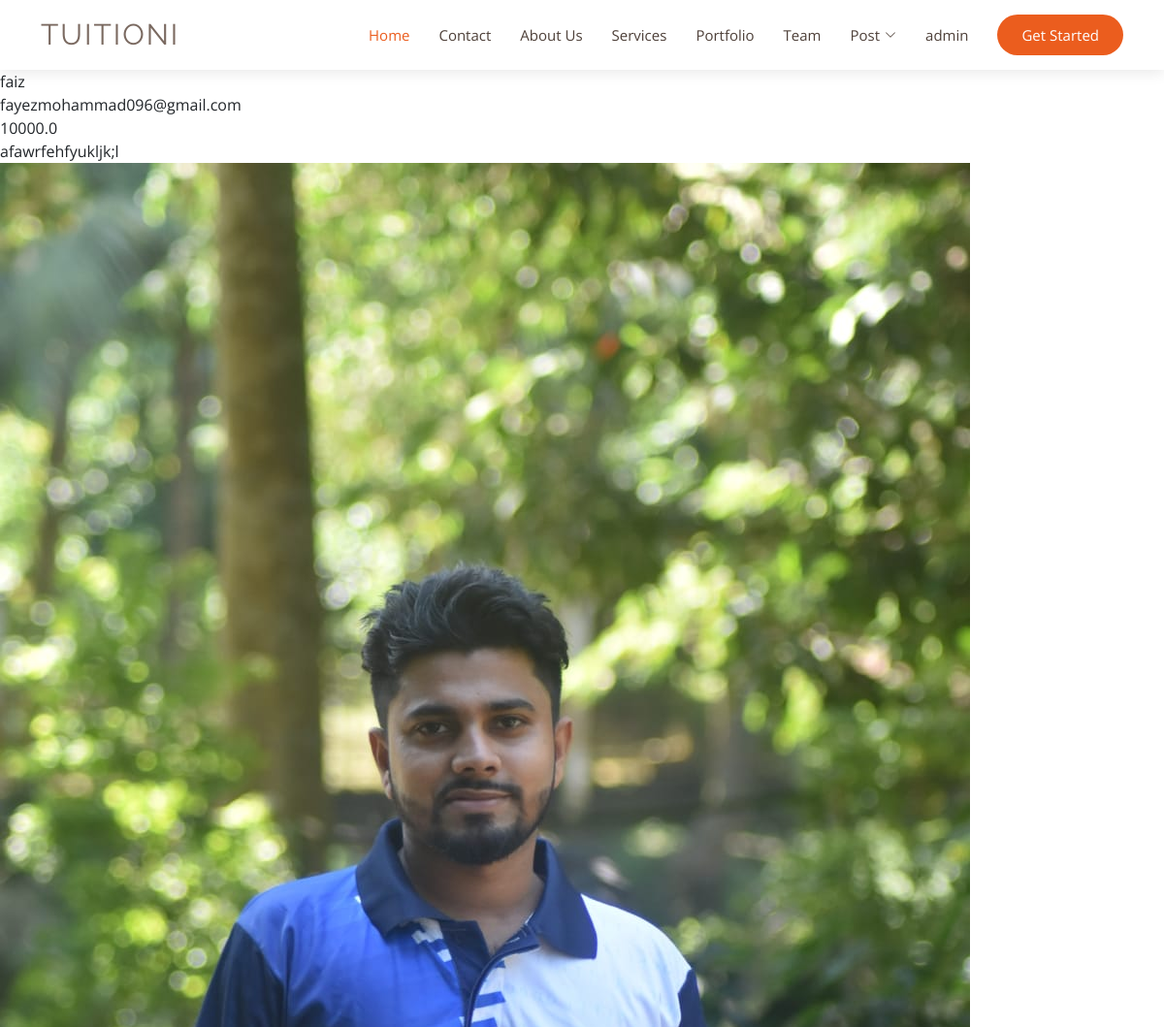
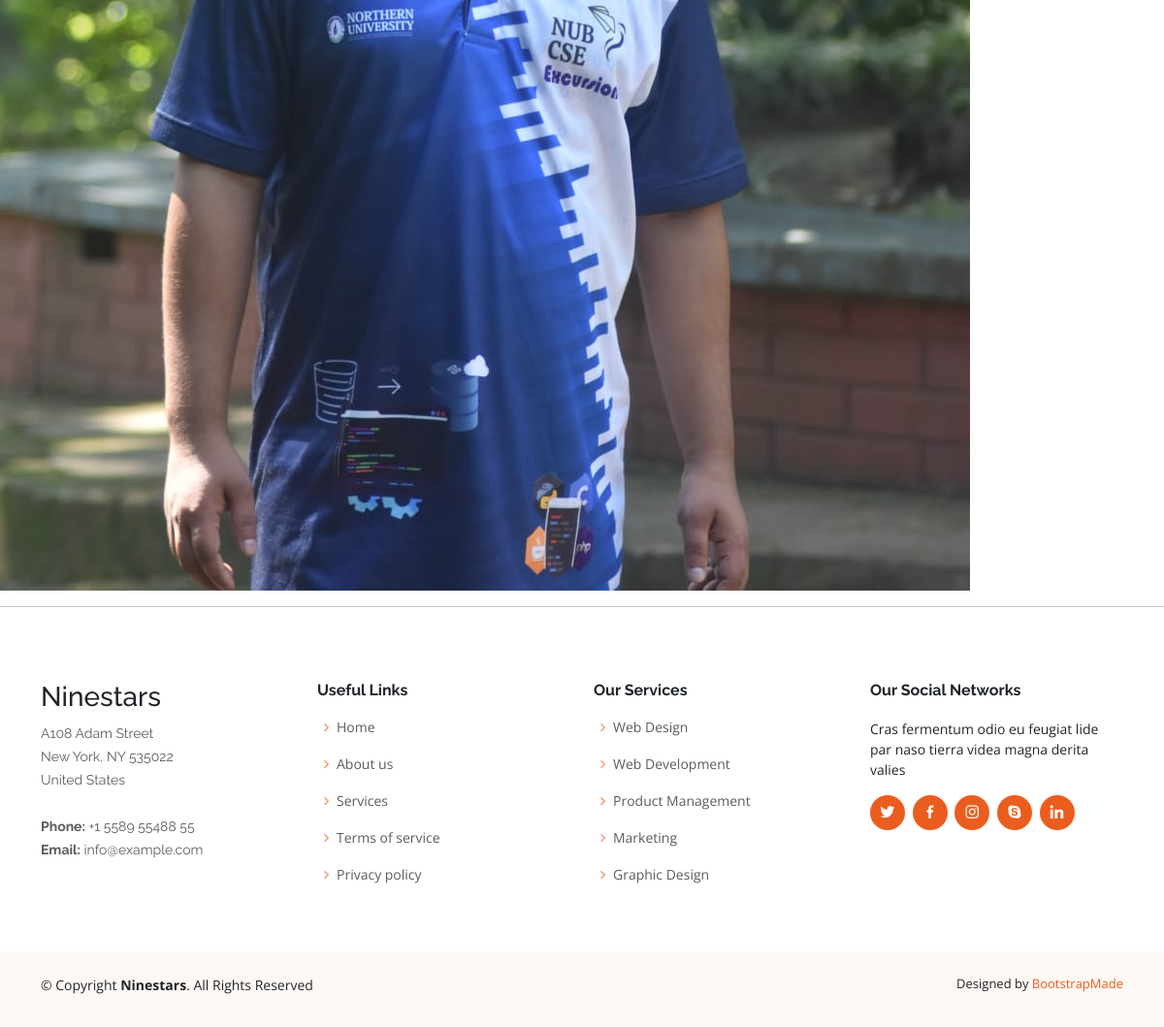
Page /tuition/postview/ on the earlier database version (2 pictures, top to bottom).
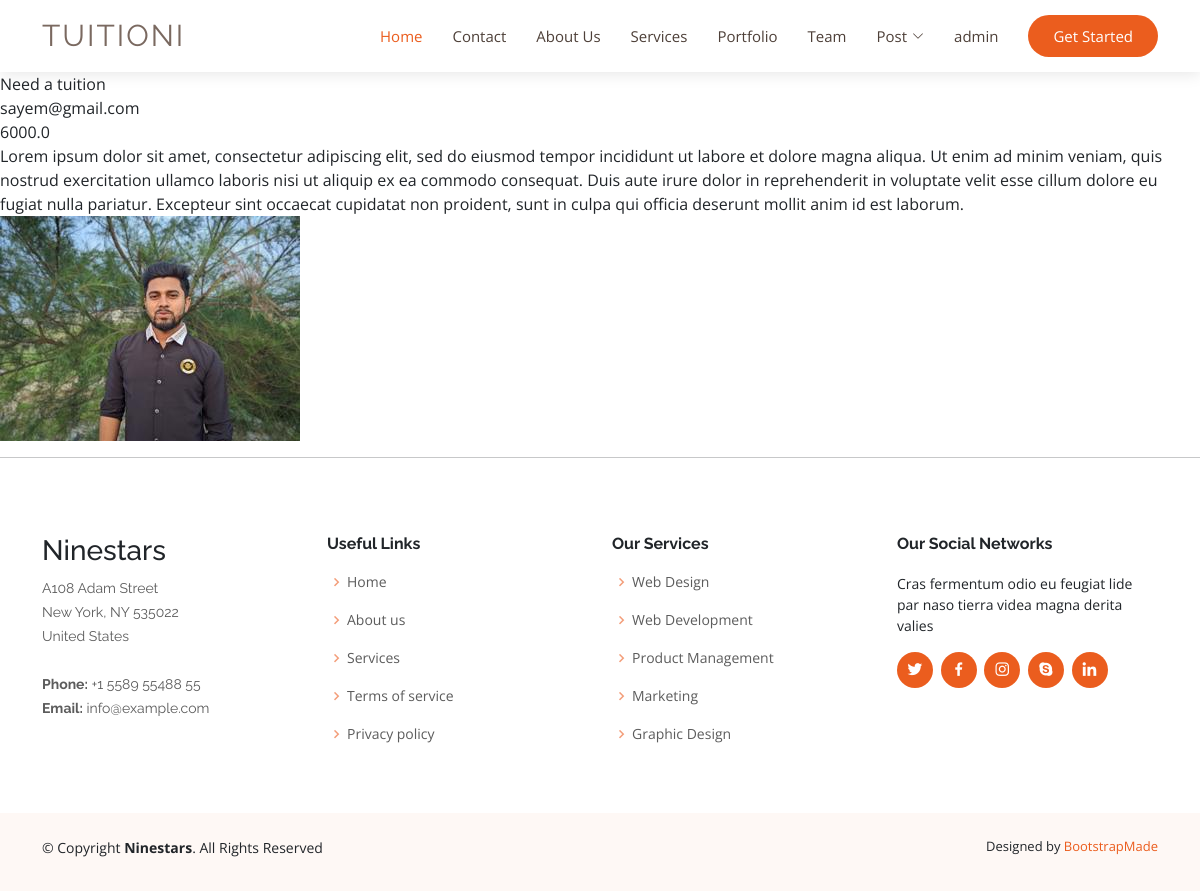
Same page on the later database version.
### tuition/models.py (models this page shows, shortened)
class post(models.Model):
   CATAGORY = (
      ('Student','Student'),
      ('Teacher','Teacher'),
   )
   MEDIUM = (
      ('Bangla','Bangla'),
      ('English','English'),
      ('Hindi','Hindi'),
   )
   id = models.AutoField(primary_key=True)
   title = models.CharField(max_length=100)
   slug = models.CharField(max_length=50,default=title)
   email = models.EmailField(max_length=254)
   salary = models.FloatField()
   details = models.TextField()
   available = models.BooleanField()
   catagory= models.CharField(max_length=50, choices=CATAGORY)
   created_at = models.DateTimeField(default=now)
   image = models.ImageField(default='default.jpg', upload_to='tuition/images')
   medium = MultiSelectField(max_length=255,default='English',max_choices=3,choices=MEDIUM)
   subject = models.ManyToManyField(Subject,related_name='subject_set')
   class_in = models.ManyToManyField(Class_in,related_name='class_set')

### tuition/views.py (the view)
# urls.py: path('postview/', postview, name= "postview"),
def postview(request):
    P_data = post.objects.all()
    return render(request,'tuition/postview.html',{'post':P_data})

### templates/tuition/postview.html
{% include 'header.html' %}
<br><br><br>
{% block body %}
    {% for p in post %}
    {{p.title}}<br>
    {{p.email}}<br>
    {{p.salary}}<br>
    {{p.details}}<br>
    <img src="{{p.image.url}}" alt="Image">
    <hr>
    {% endfor %}
{% endblock body %}
{% include 'footer.html' %}

Differences in the rows shown:
removed post: title "faiz", email "fayezmohammad096@gmail.com", salary "10000.0", details "afawrfehfyukljk;l", image (picture)
added post: title "Need a tuition", email "sayem@gmail.com", salary "6000.0", details "Lorem ipsum dolor sit amet, consectetur adipiscing elit, sed do eiusmod tempor incididunt ut labore et dolore magna aliqua. Ut enim ad minim veniam, quis nostrud exercitation ullamco laboris nisi ut aliquip ex ea commodo consequat. Duis aute irure dolor in reprehenderit in voluptate velit esse cillum dolore eu fugiat nulla pariatur. Excepteur sint occaecat cupidatat non proident, sunt in culpa qui officia deserunt mollit anim id est laborum.", image (picture)
